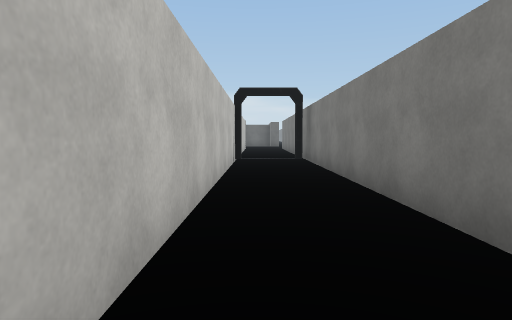
[1] (above)

16 first-person views from a walk through a 3-D level made in the Unity game engine. The camera is 1.3 m above the floor, tilts 4° down and sees 75° across. Doors are open. The floor is counted in squares, 2 m on a side. Each view is taken from the middle of a square. On the plan, view 1 faces up. The plan holds only what a view shows up to about 10 squares ahead; the rest is blank. The place goes on beyond the plan. The player is left out. Some surface patterns are stand-ins.

[2]
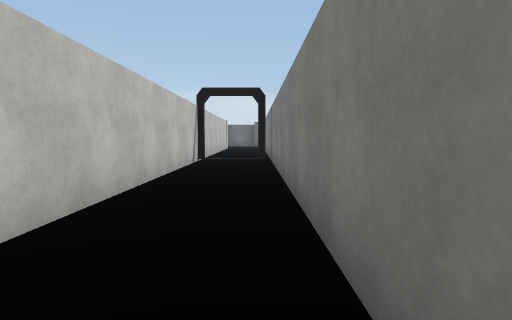

[3]
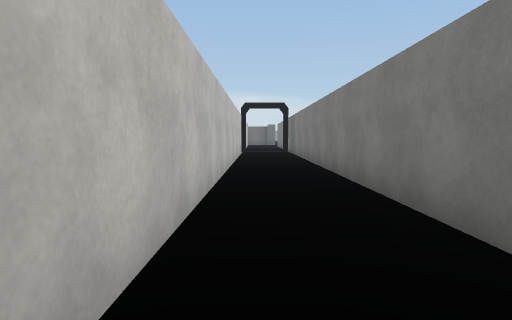

[4]
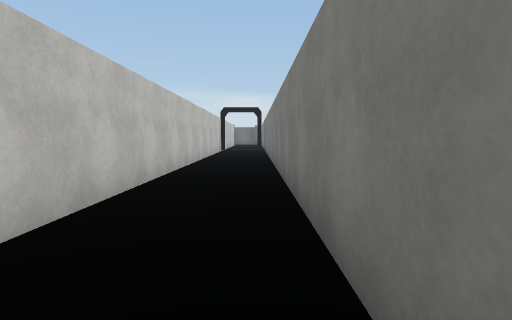

[5]
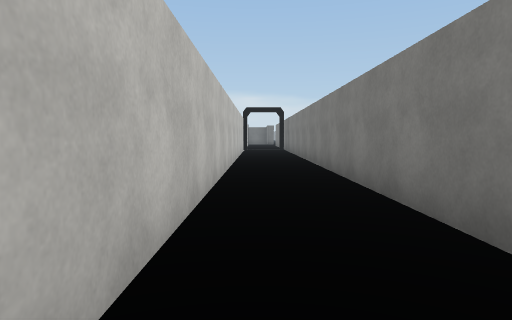

[6]
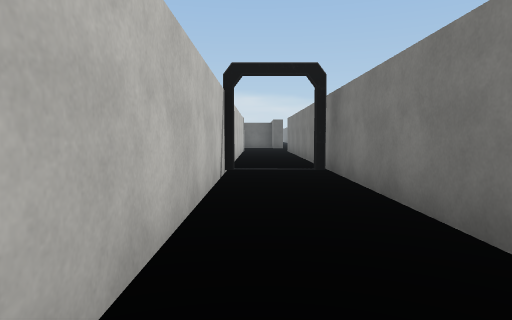

[7]
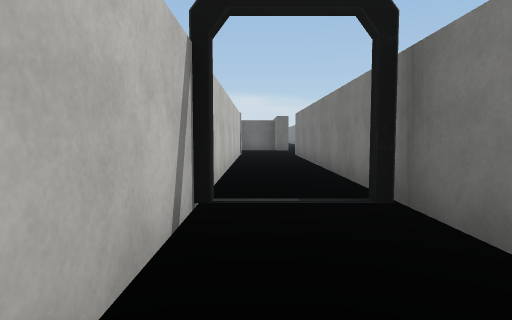

[8]
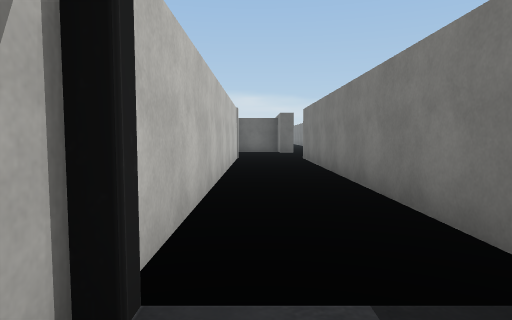

[9]
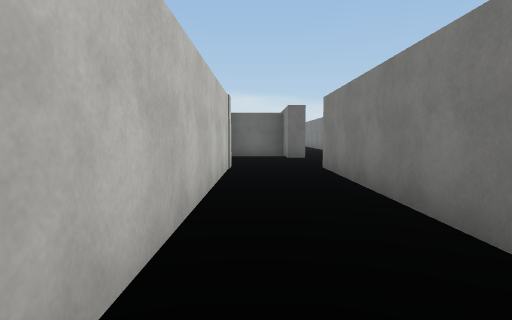

[10]
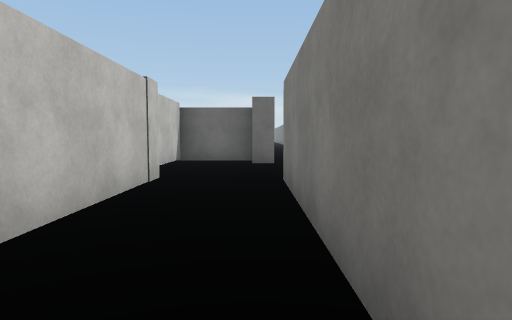

[11]
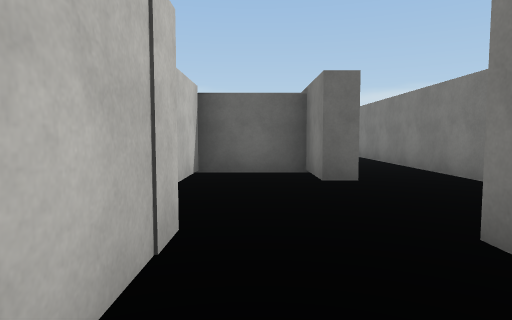

[12]
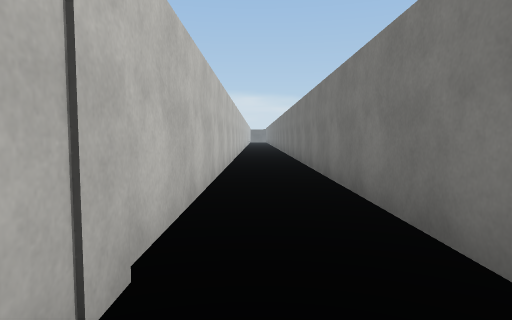

[13]
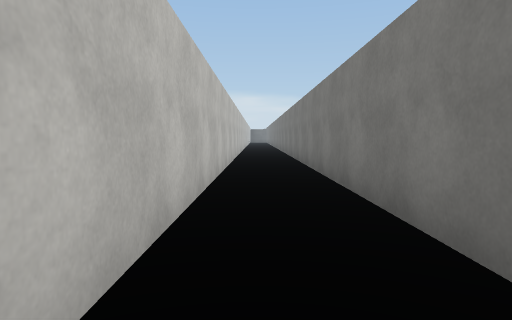

[14]
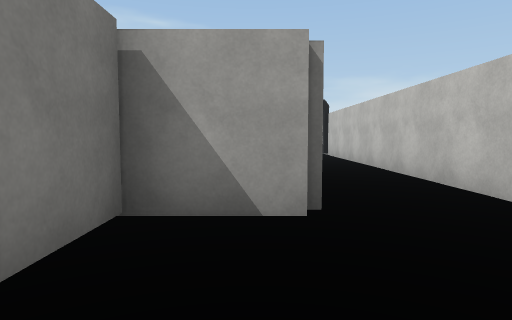

[15]
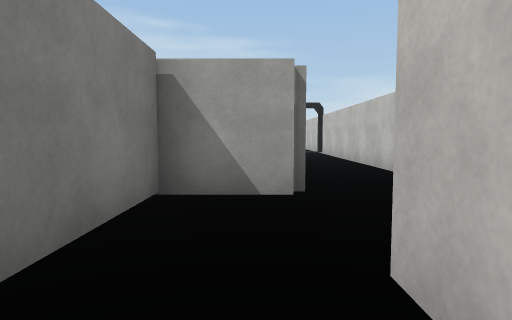

[16]
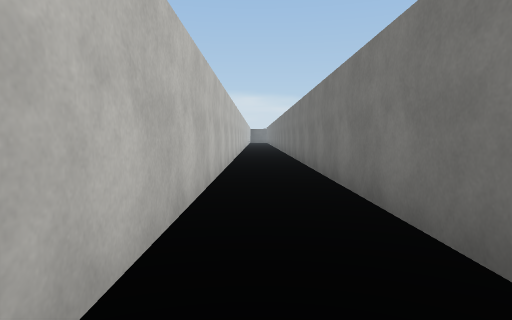

### Floor plan
Points are (right, up) in squares from view 1. A wall is a line through its corners. A room is listed if a view was taken in it or the views show most of it. See-through windows are left out.
Room 1 (views 1, 2, 3, 4, 5, 6, 7, 8)
walls: (1.4, -5.5) (1.4, 9); (-0.6, 9) (-0.6, -5.4)
ways out: open door at (0.5, 9) to room 2
Room 2 (views 9, 10, 11, 12, 13, 14, 15, 16)
walls: (-0.6, 18.4) (-0.6, 9.5); (1.4, 9) (1.4, 18.3) (3.1, 18.3) (3.1, 29.5); (1.4, 29.4) (1.4, 20.6) (0.9, 20.6) (0.9, 22.1) (-1, 22.1) (-1, 19.9)
ways out: open door at (0.5, 9) to room 1; opening at (-1, 19)

Where each view was taken, in squares from view 1:
view 1: 0 up, 0 right, facing up
view 2: 0 up, 1 right, facing up
view 3: 4 down, 0 right, facing up
view 4: 6 down, 1 right, facing up
view 5: 6 down, 0 right, facing up
view 6: 3 up, 0 right, facing up
view 7: 6 up, 0 right, facing up
view 8: 8 up, 0 right, facing up
view 9: 11 up, 0 right, facing up
view 10: 13 up, 1 right, facing up
view 11: 16 up, 0 right, facing up
view 12: 21 up, 2 right, facing up
view 13: 22 up, 2 right, facing up
view 14: 21 up, 2 right, facing down
view 15: 22 up, 2 right, facing down
view 16: 23 up, 2 right, facing up
